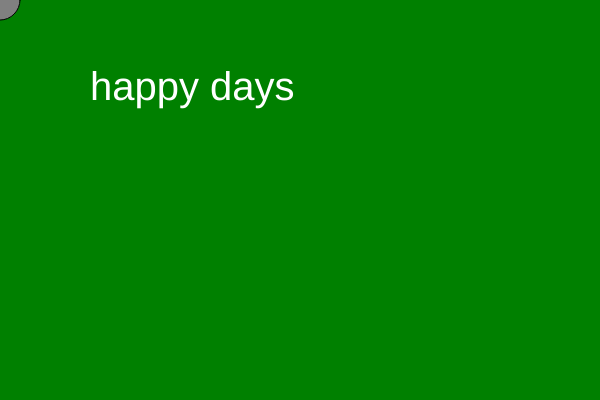
Frame 1 (no input)
Frame 60 (no input): identical to frame 1, image omitted
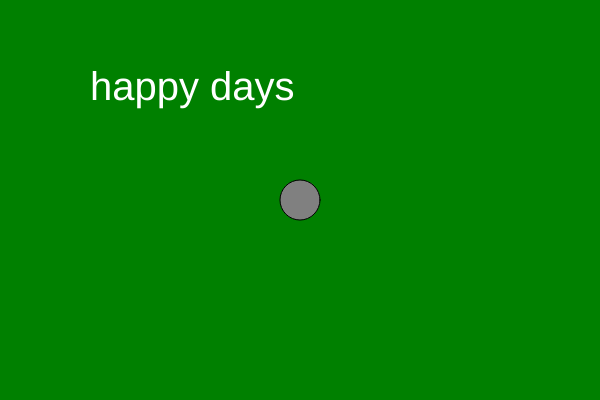
Frame 120 (the mouse pressed at the canvas centre since frame 60)

The p5.js sketch that drew these frames (run headless with seeded random() and noise() and a simulated clock; from frame 60 on, the mouse is pressed at the canvas centre):

// p5.js sketch
// ── sketch.js
function setup() {
  // put setup code here
  createCanvas(600,400);
}

function draw() {
  // put drawing code here
  background('green');

//this circle will follow my mouse
fill("gray");
ellipse(mouseX,mouseY,40,40);

fill("white");
textSize(40);
text("happy days", 90,100);
}
